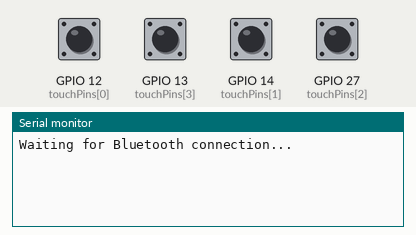
The program below on a simulated ESP32. Parts: the last lines printed to the serial monitor. Inputs (shaded band) come from the test bench; at power-on: GPIO 12 (touchPins[0]), GPIO 13 (touchPins[3]), GPIO 14 (touchPins[1]), GPIO 27 (touchPins[2]) HIGH. USB keyboard and mouse output is not drawn.

Above: at 1.2 s.
1.3 s: GPIO 12 (touchPins[0]) pulled LOW for 0.15 s
At 2.5 s:
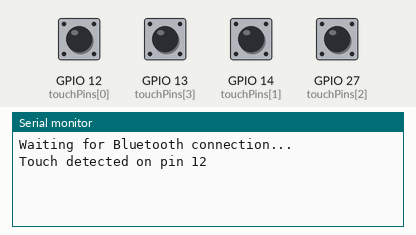
2.9 s: GPIO 13 (touchPins[3]) pulled LOW for 0.15 s
At 4.1 s:
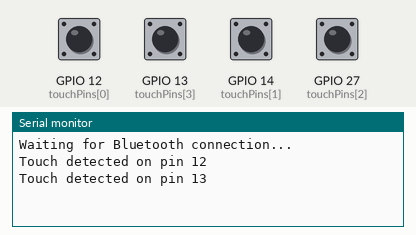
4.5 s: GPIO 14 (touchPins[1]) pulled LOW for 0.15 s
At 5.5 s:
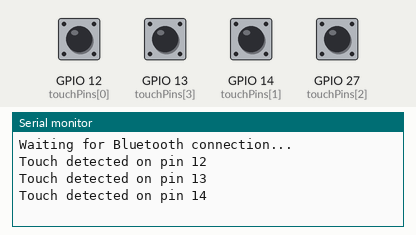
6.1 s: GPIO 27 (touchPins[2]) pulled LOW for 0.15 s
At 6.9 s:
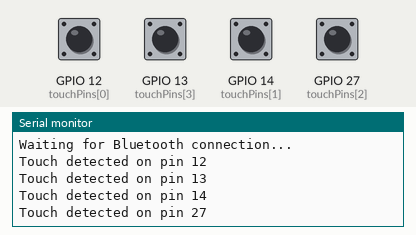
Timing chart, 0 to 8.7 s (numbered marks = the images above; inputs shaded):
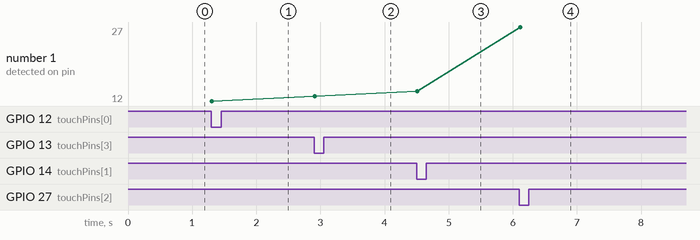

The program:

main.cpp
```cpp
/**
 *
 * Basic Touch Keyboard
 *
 * What you need:
 * - Basic software environment (VSC, PlatformIO)
 * - Basic hardware requirements (ESP32, USB-Cable, Jumper Wires)
 *
 *
 * This sketch transforms the ESP32 into a bluetooth keyboard.
 * You can connect to your computer and use the touch pins to
 * send keyboard commands.
 *
 * The sketch is based on the BleKeyboard library,
 * make sure the platformio.ini contains includes this library,
 * then you can use it in your sketch.
 *
 *
 *
 * --------------------------------------------------------
 * Read more about this Bluetooth Keyboard library
 * and key you can trigger here:
 * https://github.com/T-vK/ESP32-BLE-Keyboard
 *
 *
 *
 *
 */


/*
 *
 * Here you'll find all relevant configs for the platformio.ini
 *
   [env:esp32dev]
   platform = espressif32@6.6.0
   board = esp32dev
   framework = arduino
   board_build.partitions = huge_app.csv
   lib_deps = t-vk/ESP32 BLE Keyboard@^0.3.2
   monitor_speed = 115200

   board_build.filesystem = littlefs
*/


 #include <Arduino.h>
#include <BleKeyboard.h>

#define NUM_TOUCH 4

// Touch pins on the ESP32
int touchPins[NUM_TOUCH] = {12, 14, 27, 13};

// Thresholds: lower value = more sensitive
int thresholds[NUM_TOUCH] = {40, 40, 40, 40};

// Keys that will be sent via Bluetooth
char keysToSend[NUM_TOUCH] = {'a', 'b', 'c', 'd'};

// State to avoid repeated triggering
bool touched[NUM_TOUCH] = {false};

// Create Bluetooth keyboard instance
BleKeyboard bleKeyboard("VibeCoder67");

void setup() {
  Serial.begin(115200);

  // Start Bluetooth keyboard
  bleKeyboard.begin();

  Serial.println("Waiting for Bluetooth connection...");
}

void loop() {

  // Only send keys if a device is connected
  if (!bleKeyboard.isConnected()) {
    delay(100);
    return;
  }

  // Check all touch pins
  for (int i = 0; i < NUM_TOUCH; i++) {

    int value = touchRead(touchPins[i]);

    // If touched (value below threshold) and not already triggered
    if (value < thresholds[i] && !touched[i]) {

      Serial.println("Touch detected on pin " + String(touchPins[i]));

      // Send key via Bluetooth
      bleKeyboard.print(String(keysToSend[i]));

      // Mark as handled
      touched[i] = true;
    }

    // Reset state when released
    if (value >= thresholds[i]) {
      touched[i] = false;
    }
  }

  delay(50);
}
```

Measured:
- after the input at 1.3 s, the serial monitor: prints a new line at once (image 1)
- after the input at 2.9 s, the serial monitor: prints a new line at once (image 2)
- after the input at 4.5 s, the serial monitor: prints a new line at once (image 3)
- after the input at 6.1 s, the serial monitor: prints a new line at once (image 4)
- plotted number 1: 12 → 13 after the input at 2.9 s, 13 → 14 after the input at 4.5 s, 14 → 27 after the input at 6.1 s
